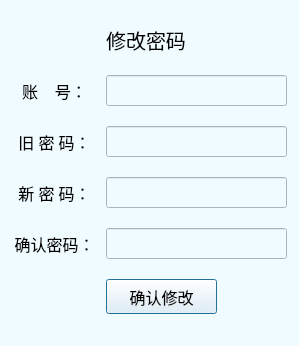
<?xml version="1.0" encoding="UTF-8"?>
<ui version="4.0">
 <class>Dialog</class>
 <widget class="QDialog" name="Dialog">
  <property name="geometry">
   <rect>
    <x>0</x>
    <y>0</y>
    <width>299</width>
    <height>346</height>
   </rect>
  </property>
  <property name="windowTitle">
   <string>修改密码</string>
  </property>
  <property name="styleSheet">
   <string notr="true">background-color: rgb(239, 251, 255);</string>
  </property>
  <widget class="QWidget" name="">
   <property name="geometry">
    <rect>
     <x>9</x>
     <y>0</y>
     <width>281</width>
     <height>341</height>
    </rect>
   </property>
   <layout class="QFormLayout" name="formLayout">
    <property name="verticalSpacing">
     <number>20</number>
    </property>
    <property name="topMargin">
     <number>25</number>
    </property>
    <item row="0" column="1">
     <widget class="QLabel" name="titlelabel">
      <property name="sizePolicy">
       <sizepolicy hsizetype="Fixed" vsizetype="Fixed">
        <horstretch>0</horstretch>
        <verstretch>0</verstretch>
       </sizepolicy>
      </property>
      <property name="font">
       <font>
        <family>宋体</family>
        <pointsize>15</pointsize>
        <weight>50</weight>
        <bold>false</bold>
       </font>
      </property>
      <property name="text">
       <string>修改密码</string>
      </property>
      <property name="alignment">
       <set>Qt::AlignCenter</set>
      </property>
     </widget>
    </item>
    <item row="1" column="0">
     <widget class="QLabel" name="userIDLabel">
      <property name="sizePolicy">
       <sizepolicy hsizetype="Fixed" vsizetype="Fixed">
        <horstretch>0</horstretch>
        <verstretch>0</verstretch>
       </sizepolicy>
      </property>
      <property name="minimumSize">
       <size>
        <width>91</width>
        <height>31</height>
       </size>
      </property>
      <property name="maximumSize">
       <size>
        <width>91</width>
        <height>31</height>
       </size>
      </property>
      <property name="font">
       <font>
        <family>宋体</family>
        <pointsize>12</pointsize>
       </font>
      </property>
      <property name="text">
       <string>账    号：</string>
      </property>
      <property name="alignment">
       <set>Qt::AlignCenter</set>
      </property>
     </widget>
    </item>
    <item row="1" column="1">
     <widget class="QLineEdit" name="userIDEdit">
      <property name="sizePolicy">
       <sizepolicy hsizetype="Fixed" vsizetype="Fixed">
        <horstretch>0</horstretch>
        <verstretch>0</verstretch>
       </sizepolicy>
      </property>
      <property name="minimumSize">
       <size>
        <width>181</width>
        <height>31</height>
       </size>
      </property>
      <property name="maximumSize">
       <size>
        <width>181</width>
        <height>31</height>
       </size>
      </property>
      <property name="font">
       <font>
        <family>宋体</family>
        <pointsize>12</pointsize>
       </font>
      </property>
      <property name="maxLength">
       <number>10</number>
      </property>
     </widget>
    </item>
    <item row="2" column="0">
     <widget class="QLabel" name="oldPasswordLabel">
      <property name="sizePolicy">
       <sizepolicy hsizetype="Fixed" vsizetype="Fixed">
        <horstretch>0</horstretch>
        <verstretch>0</verstretch>
       </sizepolicy>
      </property>
      <property name="minimumSize">
       <size>
        <width>91</width>
        <height>31</height>
       </size>
      </property>
      <property name="maximumSize">
       <size>
        <width>91</width>
        <height>31</height>
       </size>
      </property>
      <property name="font">
       <font>
        <family>宋体</family>
        <pointsize>12</pointsize>
       </font>
      </property>
      <property name="text">
       <string>旧 密 码：</string>
      </property>
      <property name="alignment">
       <set>Qt::AlignCenter</set>
      </property>
     </widget>
    </item>
    <item row="2" column="1">
     <widget class="QLineEdit" name="oldPasswordEdit">
      <property name="sizePolicy">
       <sizepolicy hsizetype="Fixed" vsizetype="Fixed">
        <horstretch>0</horstretch>
        <verstretch>0</verstretch>
       </sizepolicy>
      </property>
      <property name="minimumSize">
       <size>
        <width>181</width>
        <height>31</height>
       </size>
      </property>
      <property name="maximumSize">
       <size>
        <width>181</width>
        <height>31</height>
       </size>
      </property>
      <property name="font">
       <font>
        <family>宋体</family>
        <pointsize>12</pointsize>
       </font>
      </property>
      <property name="maxLength">
       <number>16</number>
      </property>
     </widget>
    </item>
    <item row="3" column="0">
     <widget class="QLabel" name="passwordLabel">
      <property name="sizePolicy">
       <sizepolicy hsizetype="Fixed" vsizetype="Fixed">
        <horstretch>0</horstretch>
        <verstretch>0</verstretch>
       </sizepolicy>
      </property>
      <property name="minimumSize">
       <size>
        <width>91</width>
        <height>31</height>
       </size>
      </property>
      <property name="maximumSize">
       <size>
        <width>91</width>
        <height>31</height>
       </size>
      </property>
      <property name="font">
       <font>
        <family>宋体</family>
        <pointsize>12</pointsize>
       </font>
      </property>
      <property name="text">
       <string>新 密 码：</string>
      </property>
      <property name="alignment">
       <set>Qt::AlignCenter</set>
      </property>
     </widget>
    </item>
    <item row="3" column="1">
     <widget class="QLineEdit" name="passwordEdit">
      <property name="sizePolicy">
       <sizepolicy hsizetype="Fixed" vsizetype="Fixed">
        <horstretch>0</horstretch>
        <verstretch>0</verstretch>
       </sizepolicy>
      </property>
      <property name="minimumSize">
       <size>
        <width>181</width>
        <height>31</height>
       </size>
      </property>
      <property name="maximumSize">
       <size>
        <width>181</width>
        <height>31</height>
       </size>
      </property>
      <property name="font">
       <font>
        <family>宋体</family>
        <pointsize>12</pointsize>
       </font>
      </property>
      <property name="text">
       <string/>
      </property>
      <property name="maxLength">
       <number>16</number>
      </property>
     </widget>
    </item>
    <item row="4" column="0">
     <widget class="QLabel" name="confirmPasswordLabel">
      <property name="sizePolicy">
       <sizepolicy hsizetype="Fixed" vsizetype="Fixed">
        <horstretch>0</horstretch>
        <verstretch>0</verstretch>
       </sizepolicy>
      </property>
      <property name="minimumSize">
       <size>
        <width>91</width>
        <height>31</height>
       </size>
      </property>
      <property name="maximumSize">
       <size>
        <width>91</width>
        <height>31</height>
       </size>
      </property>
      <property name="font">
       <font>
        <family>宋体</family>
        <pointsize>12</pointsize>
       </font>
      </property>
      <property name="text">
       <string>确认密码：</string>
      </property>
      <property name="alignment">
       <set>Qt::AlignCenter</set>
      </property>
     </widget>
    </item>
    <item row="4" column="1">
     <widget class="QLineEdit" name="confirmPasswordEdit">
      <property name="sizePolicy">
       <sizepolicy hsizetype="Fixed" vsizetype="Fixed">
        <horstretch>0</horstretch>
        <verstretch>0</verstretch>
       </sizepolicy>
      </property>
      <property name="minimumSize">
       <size>
        <width>181</width>
        <height>31</height>
       </size>
      </property>
      <property name="maximumSize">
       <size>
        <width>181</width>
        <height>31</height>
       </size>
      </property>
      <property name="font">
       <font>
        <family>宋体</family>
        <pointsize>12</pointsize>
       </font>
      </property>
      <property name="text">
       <string/>
      </property>
      <property name="maxLength">
       <number>16</number>
      </property>
     </widget>
    </item>
    <item row="5" column="1">
     <widget class="QPushButton" name="changePasswordButton">
      <property name="sizePolicy">
       <sizepolicy hsizetype="Fixed" vsizetype="Fixed">
        <horstretch>0</horstretch>
        <verstretch>0</verstretch>
       </sizepolicy>
      </property>
      <property name="minimumSize">
       <size>
        <width>111</width>
        <height>35</height>
       </size>
      </property>
      <property name="maximumSize">
       <size>
        <width>111</width>
        <height>35</height>
       </size>
      </property>
      <property name="font">
       <font>
        <family>宋体</family>
        <pointsize>12</pointsize>
       </font>
      </property>
      <property name="text">
       <string>确认修改</string>
      </property>
     </widget>
    </item>
   </layout>
  </widget>
 </widget>
 <resources/>
 <connections>
  <connection>
   <sender>changePasswordButton</sender>
   <signal>clicked()</signal>
   <receiver>Dialog</receiver>
   <slot>changePasswordButtonClicked()</slot>
   <hints>
    <hint type="sourcelabel">
     <x>165</x>
     <y>295</y>
    </hint>
    <hint type="destinationlabel">
     <x>167</x>
     <y>316</y>
    </hint>
   </hints>
  </connection>
 </connections>
 <slots>
  <slot>changePasswordButtonClicked()</slot>
 </slots>
</ui>
